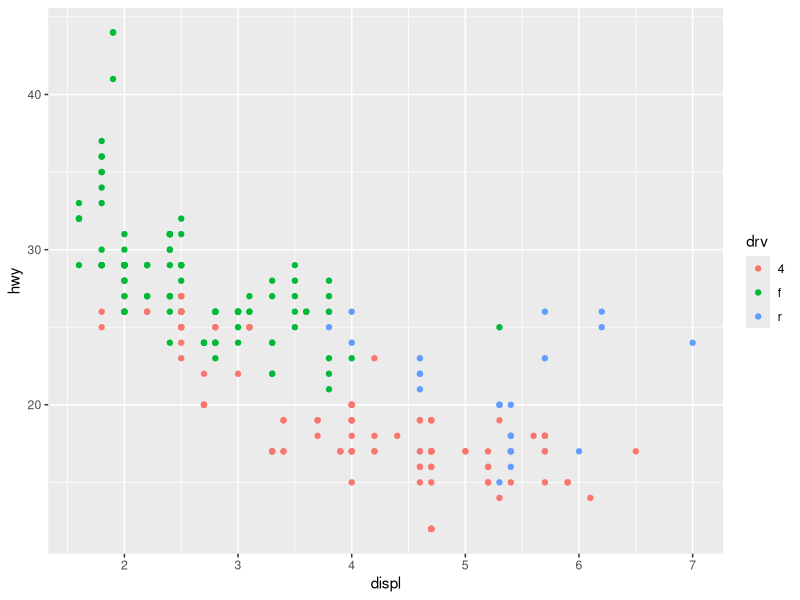
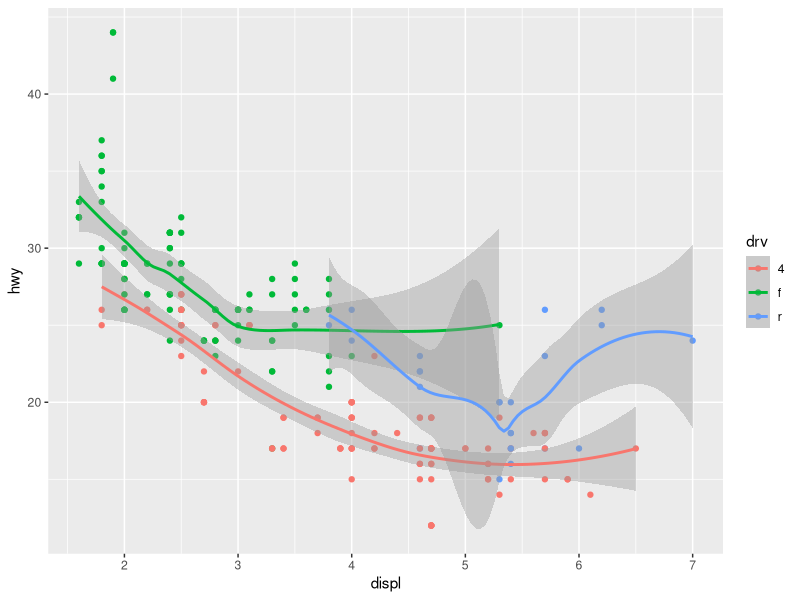
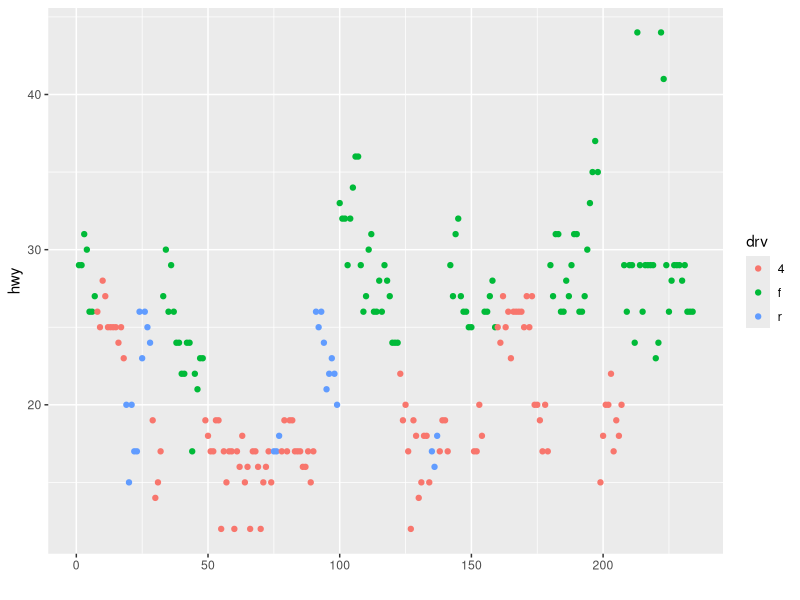
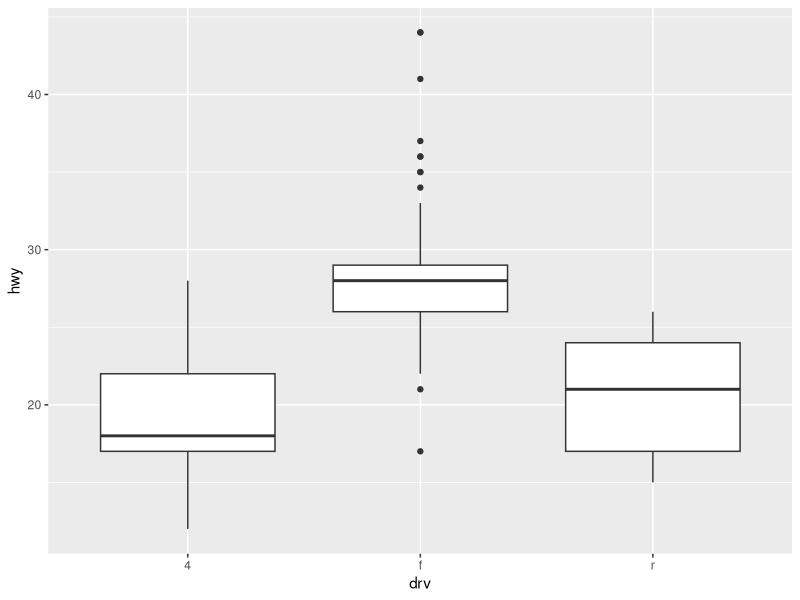
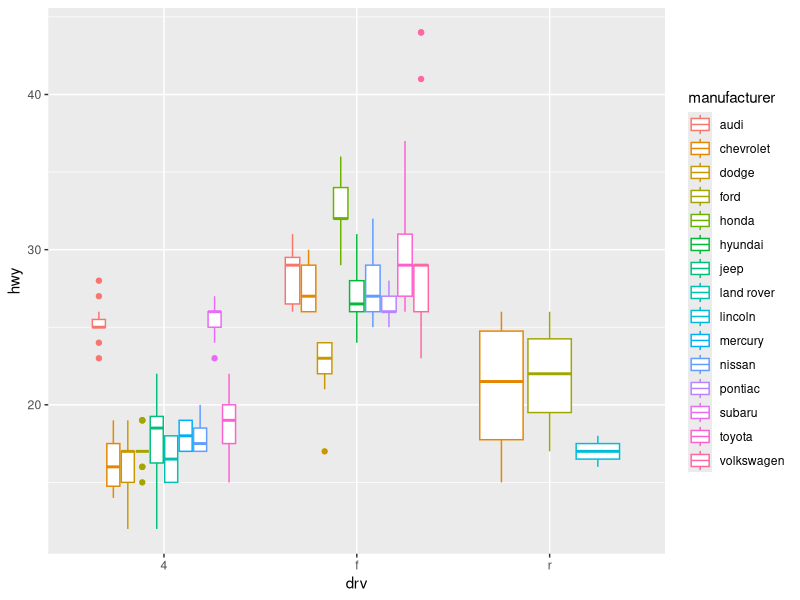
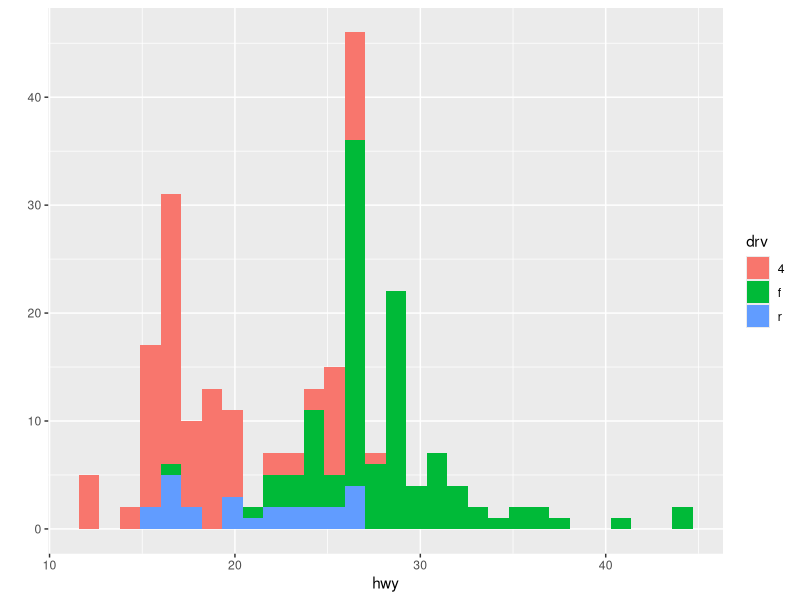
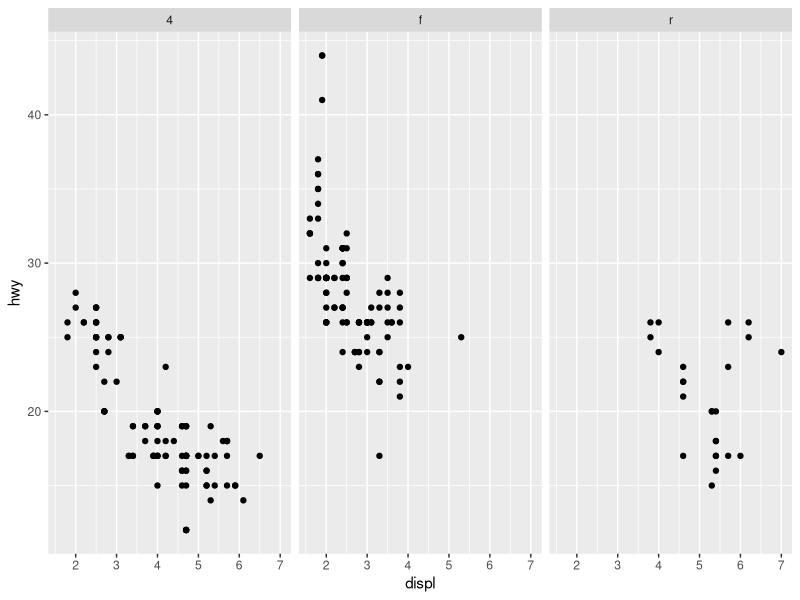
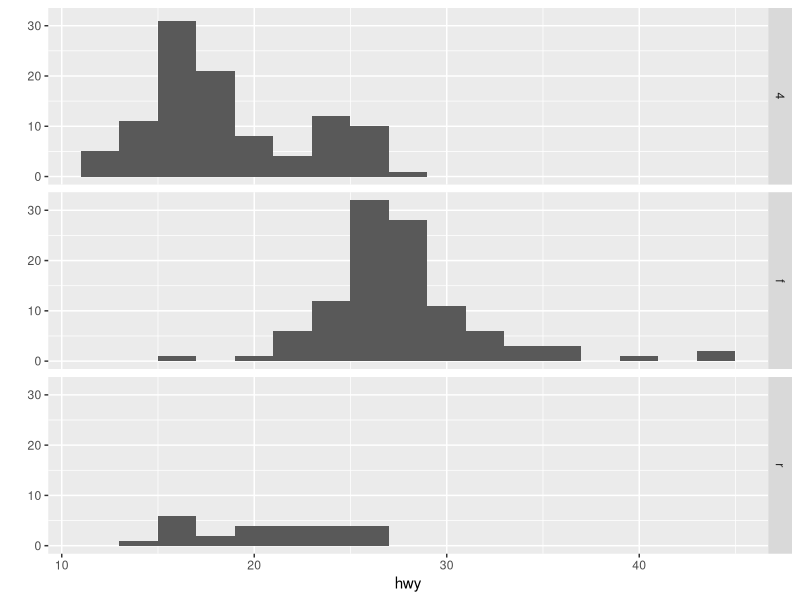

The R source for these figures, in order:

library(ggplot2)
data("cars")

# ===== SCATTER PLOTS =====
# quick scatter plot
qplot(displ, hwy, data = mpg, color = drv)
# quick scatter plot with regression lines
qplot(displ, hwy, data = mpg, color = drv, geom = c("point","smooth"))
# quick scatter plot by sequence on data frame
qplot(y = hwy, data = mpg, color = drv)

# ===== BOXPLOT ====
# boxplot
qplot(drv, hwy, data = mpg, geom = "boxplot")
# in categories
qplot(drv, hwy, data = mpg, geom = "boxplot", color = manufacturer) 

# ===== HISTOGRAMS =====
qplot(hwy, data = mpg, fill = drv)

# ===== FACETS =====
qplot(displ, hwy, data = mpg, facets = .~drv)
qplot(hwy, data = mpg, facets = drv~., binwidth= 2)

# ===== GGPLOT ====
g <- ggplot(mpg, aes(displ,hwy))
# plot with linear regression
g + geom_point() + geom_smooth(method = "lm")
# plot with multiple facets
g + geom_point() + geom_smooth(method = "lm") + facet_grid(.~drv)
# Aesthetics: Color and labels
g + geom_point() + geom_smooth(method = "lm") + facet_grid(.~drv) + 
    ggtitle("This is the title")
g+geom_point(color="pink",size=4,alpha=1/2)
g+geom_point(size=4,alpha=1/2,aes(color=drv))
g + geom_point(aes(color = drv)) + labs(title = "Swirl Rules!", x = "Displacement" , y = "Hwy Mileage")
g + geom_point(aes(color = drv),size=2,alpha=1/2) + geom_smooth(size=4,linetype=3,method="lm",se=FALSE)
# Different background style
g + geom_point(aes(color = drv)) + theme_bw(base_family = "Times")

# Limits
# using a call to g + ylim will limit the range that is going to be plotted
# what you would need is 
#g + geom_line() + coord_cartesian(ylim = c(-3,3))

# Scatterplot factored by year
g <- ggplot(mpg, aes(x = displ, y = hwy, color = factor(year)))
g + geom_point()

# a 4x5 plot
g + geom_point() + facet_grid(drv~cyl, margins = TRUE)
g + geom_point() + facet_grid(drv~cyl, margins = TRUE) + 
    geom_smooth(method = "lm", se = FALSE, size = 2, color = "black")
g + geom_point() + facet_grid(drv~cyl, margins = TRUE) + 
    geom_smooth(method = "lm", se = FALSE, size = 2, color = "black") + 
    labs(x = "Displacement", y = "Highway Mileage", title = "Title")
